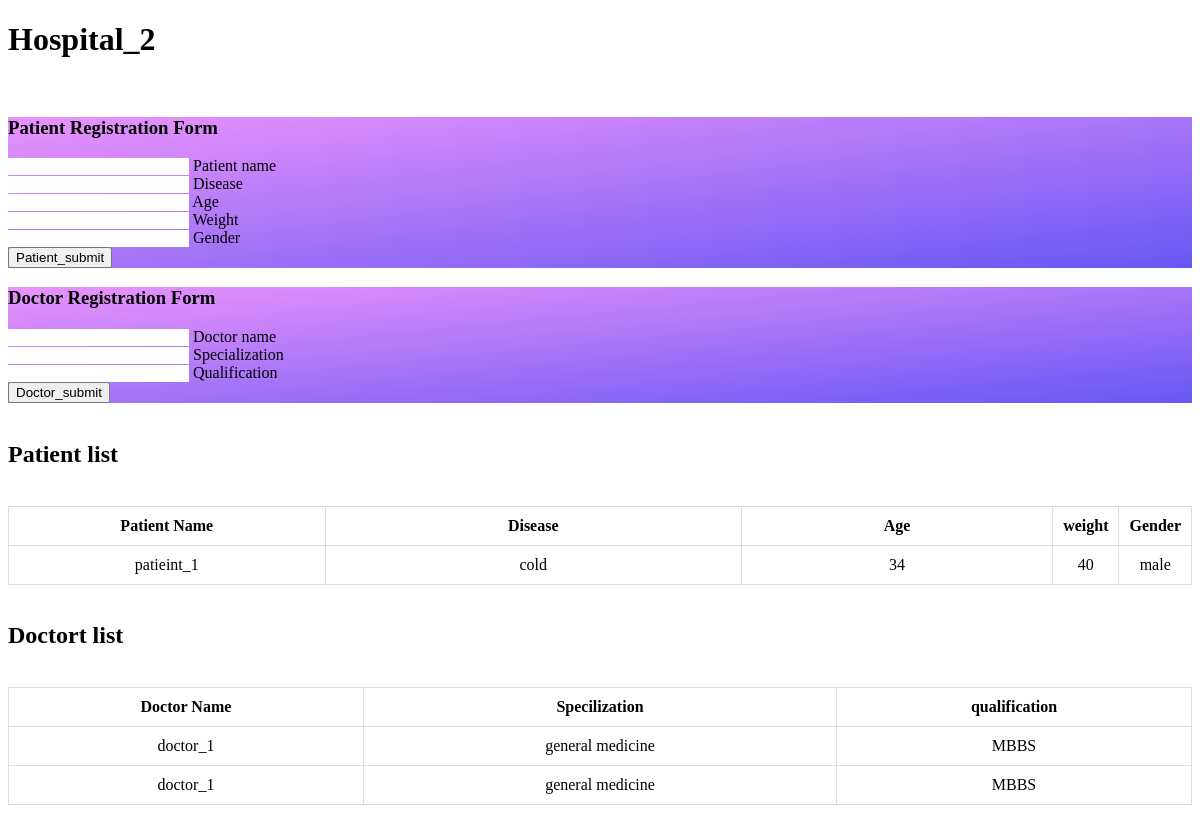
Screenshot of /adding_doc_patients1/ with the database file from the repository.
### myapp/models.py (models this page shows, shortened)
class model_2(models.Model):
    hospital_Name1 = models.CharField(max_length=100,null=True)
    patient_Name1 = models.CharField(max_length=100,null=True)
    doctor_Name1 = models.CharField(max_length=100,null=True)
    Disease1= models.CharField(max_length=100,null=True)
    specilization1= models.CharField(max_length=100,null=True)
    age1=models.CharField(max_length=100,null=True)
    weight1=models.CharField(max_length=100,null=True)
    gender1=models.CharField(max_length=100,null=True)
    qualification1=models.CharField(max_length=100,null=True)

### myapp/views.py (the view, shortened to what this page needs)
# urls.py: path('adding_doc_patients1/',views.admin_dashboard2,name='adding_doc_patients1'),
def admin_dashboard2(request):
    models2= model_2.objects.all()
    context={'model2':models2}
    return render(request, 'adding_doc_patients1.html',context)

### templates/adding_doc_patients1.html (shortened to what this page needs)
<!DOCTYPE html>
<html lang="en">
<head>
    <link rel="stylesheet" href="https://cdnjs.cloudflare.com/ajax/libs/font-awesome/6.0.0/css/all.min.css">
    <link rel="stylesheet" href="https://mdbcdn.b-cdn.net/wp-content/themes/mdbootstrap4/docs-app/css/dist/mdb5/standard/core.min.css">
    <link rel="stylesheet" id="roboto-subset.css-css" href="https://mdbcdn.b-cdn.net/wp-content/themes/mdbootstrap4/docs-app/css/mdb5/fonts/roboto-subset.css?ver=3.9.0-update.5" type="text/css" media="all">
</head>
<body>
    <h1>Hospital_2</h1>
    <br>
    <form method="post" action="">
        <section class="vh-100 gradient-custom">
            <div class="container py-5 h-100">
              <div class="row justify-content-center align-items-center h-100">
                <div class="col-12 col-lg-9 col-xl-7">
                  <div class="card shadow-2-strong card-registration" style="border-radius: 15px;">
                    <div class="card-body p-4 p-md-5">
                      <h3 class="mb-4 pb-2 pb-md-0 mb-md-5">Patient Registration Form</h3>
                      <form>
                        <div class="row">
                          <div class="col-md-6 mb-4">
                            <div data-mdb-input-init class="form-outline">
                              <input type="text" id="patientname" name="patientname" class="form-control form-control-lg" />
                              <label class="form-label" for="Patient_name">Patient name</label>
                            </div>
                          </div>
                          <div class="col-md-6 mb-4">
                            <div data-mdb-input-init class="form-outline">
                              <input type="text" id="diseasename" name="diseasename" class="form-control form-control-lg" />
                              <label class="form-label" for="disease"> Disease</label>
                            </div>
                          </div>
                          <div class="col-md-6 mb-4">
                            <div data-mdb-input-init class="form-outline">
                              <input type="text" id="age" name="age" class="form-control form-control-lg" />
                              <label class="form-label" for="age"> Age</label>
                            </div>
                          </div>
                          <div class="col-md-6 mb-4">
                            <div data-mdb-input-init class="form-outline">
                              <input type="text" id="weight" name="weight" class="form-control form-control-lg" />
                              <label class="form-label" for="weight"> Weight</label>
                            </div>
                          </div>
                          <div class="col-md-6 mb-4">
                            <div data-mdb-input-init class="form-outline">
                              <input type="text" id="gender" name="gender" class="form-control form-control-lg" />
                              <label class="form-label" for="gender"> Gender</label>
                            </div>
                          </div>
                        </div>
                        <div class="mt-4 pt-2">
                            <button type="submit" name="action" value="add_patient" class="btn btn-primary btn-lg">Patient_submit</button>
                        </div>
                      </form>
                    </div>
                  </div>
                </div>
              </div>
            </div>
        </section>
    </form>
    <form method="post" action="">
        <section class="vh-100 gradient-custom">
            <div class="container py-5 h-100">
              <div class="row justify-content-center align-items-center h-100">
                <div class="col-12 col-lg-9 col-xl-7">
                  <div class="card shadow-2-strong card-registration" style="border-radius: 15px;">
                    <div class="card-body p-4 p-md-5">
                      <h3 class="mb-4 pb-2 pb-md-0 mb-md-5">Doctor Registration Form</h3>
                      <form>
                        <div class="row">
                          <div class="col-md-6 mb-4">
                            <div data-mdb-input-init class="form-outline">
                              <input type="text" id="doctorname" name="doctorname" class="form-control form-control-lg" />
                              <label class="form-label" for="doctor_name">Doctor name</label>
                            </div>
                          </div>
                          <div class="col-md-6 mb-4">
                            <div data-mdb-input-init class="form-outline">
                              <input type="text" id="specializationname" name="specializationname" class="form-control form-control-lg" />
                              <label class="form-label" for="specialization"> Specialization</label>
                            </div>
                          </div>
                          <div class="col-md-6 mb-4">
                            <div data-mdb-input-init class="form-outline">
                              <input type="text" name="qualification" id="qualification" class="form-control form-control-lg" />
                              <label class="form-label" for="qualification"> Qualification</label>
                            </div>
                          </div>
                        </div>
                        <div class="mt-4 pt-2">
                            <button type="submit" name="action" value="add_doctor" class="btn btn-primary btn-lg">Doctor_submit</button>
                        </div>
                      </form>
                    </div>
                  </div>
                </div>
              </div>
            </div>
        </section>
    </form>
        <br>
        <h2>Patient list</h2>
        <br>
        <table>
            <tr>
                <th>Patient Name</th>
                <th>Disease</th>
                <th>Age</th>
                <th>weight</th>
                <th>Gender</th>
            </tr>
            {% for patient in model2 %}
                {% if patient.patient_Name1 != None %}
                    <tr>
                        <td>{{ patient.patient_Name1 }}</td>
                        <td>{{ patient.Disease1 }}</td>
                        <td>{{ patient.age1}}</td>
                        <td>{{ patient.weight1}}</td>
                        <td>{{ patient.gender1}}</td>
                    </tr>
                {% endif %}
            {% endfor %}
        </table>
        <br>
        <h2>Doctort list</h2>
        <br>
        <table>
            <tr>
                <th>Doctor Name</th>
                <th>Specilization</th>
                <th>qualification</th>
            </tr>
            {% for doctor in model2 %}
                {% if doctor.doctor_Name1 != None %}
                    <tr>
                        <td>{{ doctor.doctor_Name1}}</td>
                        <td>{{ doctor.specilization1 }}</td>
                        <td>{{ doctor.qualification1 }}</td>
                    </tr>
                {% endif %}
            {% endfor %}
        </table>
</body>

### templates/adding_doc_patients1.html (style rules this page uses)
table { width: 100%; border-collapse: collapse; }
th, td { padding: 10px; text-align: center; border: 1px solid #dddddd; }
th:nth-child(1), td:nth-child(1) { width: 30%; }
th:nth-child(2), td:nth-child(2) { width: 40%; }
th:nth-child(3), td:nth-child(3) { width: 30%; }
input[type="text"] { border: none; outline: none; text-align: center; }
.gradient-custom { background: #9a93fb; background: -webkit-linear-gradient(to bottom right, rgb(147, 251, 251), rgb(155, 87, 245)); background: linear-gradient(to bottom right, rgb(234, 147, 251), rgb(103, 87, 245)) }

### rows the page displays
model_2: patient_Name1 "patieint_1", Disease1 "cold", age1 "34", weight1 "40", gender1 "male"
model_2: doctor_Name1 "doctor_1", specilization1 "general medicine", qualification1 "MBBS"
model_2: doctor_Name1 "doctor_1", specilization1 "general medicine", qualification1 "MBBS"
